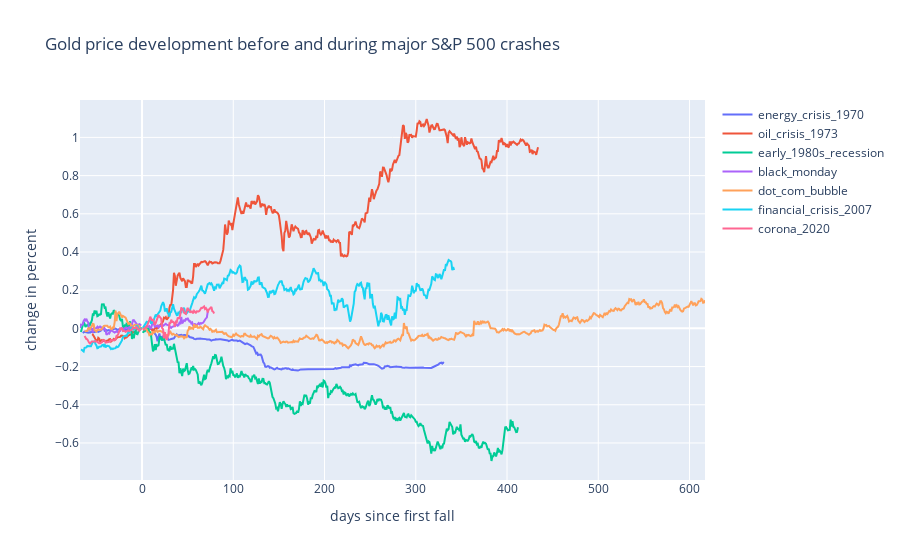

Notebook source saved alongside this figure:
### Code cell
# cretae figure
fig = go.Figure()

# add traces for each crisis
fig.add_trace(go.Scatter(x=gold_crises.index, y=gold_crises.energy_crisis_1970, mode='lines', name='energy_crisis_1970'))
fig.add_trace(go.Scatter(x=gold_crises.index, y=gold_crises.oil_crisis_1973, mode='lines', name='oil_crisis_1973'))
fig.add_trace(go.Scatter(x=gold_crises.index, y=gold_crises.early_1980s_recession, mode='lines', name='early_1980s_recession'))
fig.add_trace(go.Scatter(x=gold_crises.index, y=gold_crises.black_monday, mode='lines', name='black_monday'))
fig.add_trace(go.Scatter(x=gold_crises.index, y=gold_crises.dot_com_bubble, mode='lines', name='dot_com_bubble'))
fig.add_trace(go.Scatter(x=gold_crises.index, y=gold_crises.financial_crisis_2007, mode='lines', name='financial_crisis_2007'))
fig.add_trace(go.Scatter(x=gold_crises.index, y=gold_crises.corona_2020, mode='lines', name='corona_2020'))

#change layout
fig.update_layout(title='Gold price development before and during major S&P 500 crashes',
                   xaxis_title='days since first fall',
                   yaxis_title='change in percent')

### Figure 1 — Plotly figure (JSON) as saved in the notebook; plotly's stock layout.template omitted (floating-point values rounded to 4 significant figures; data arrays with more than 128 entries replaced by an {"elided": "..."} marker saying what was removed)
{"data": [{"mode": "lines", "name": "energy_crisis_1970", "type": "scatter", "x": {"elided": "686 int values"}, "y": {"elided": "686 float values"}}, {"mode": "lines", "name": "oil_crisis_1973", "type": "scatter", "x": {"elided": "686 int values"}, "y": {"elided": "686 float values"}}, {"mode": "lines", "name": "early_1980s_recession", "type": "scatter", "x": {"elided": "686 int values"}, "y": {"elided": "686 float values"}}, {"mode": "lines", "name": "black_monday", "type": "scatter", "x": {"elided": "686 int values"}, "y": {"elided": "686 float values"}}, {"mode": "lines", "name": "dot_com_bubble", "type": "scatter", "x": {"elided": "686 int values"}, "y": {"elided": "686 float values"}}, {"mode": "lines", "name": "financial_crisis_2007", "type": "scatter", "x": {"elided": "686 int values"}, "y": {"elided": "686 float values"}}, {"mode": "lines", "name": "corona_2020", "type": "scatter", "x": {"elided": "686 int values"}, "y": {"elided": "686 float values"}}], "layout": {"autosize": true, "dragmode": "zoom", "hovermode": "x", "title": {"text": "Gold price development before and during major S&P 500 crashes"}, "xaxis": {"autorange": true, "range": [-68, 617], "title": {"text": "days since first fall"}, "type": "linear"}, "yaxis": {"autorange": true, "range": [-0.794, 1.196], "title": {"text": "change in percent"}, "type": "linear"}}}
